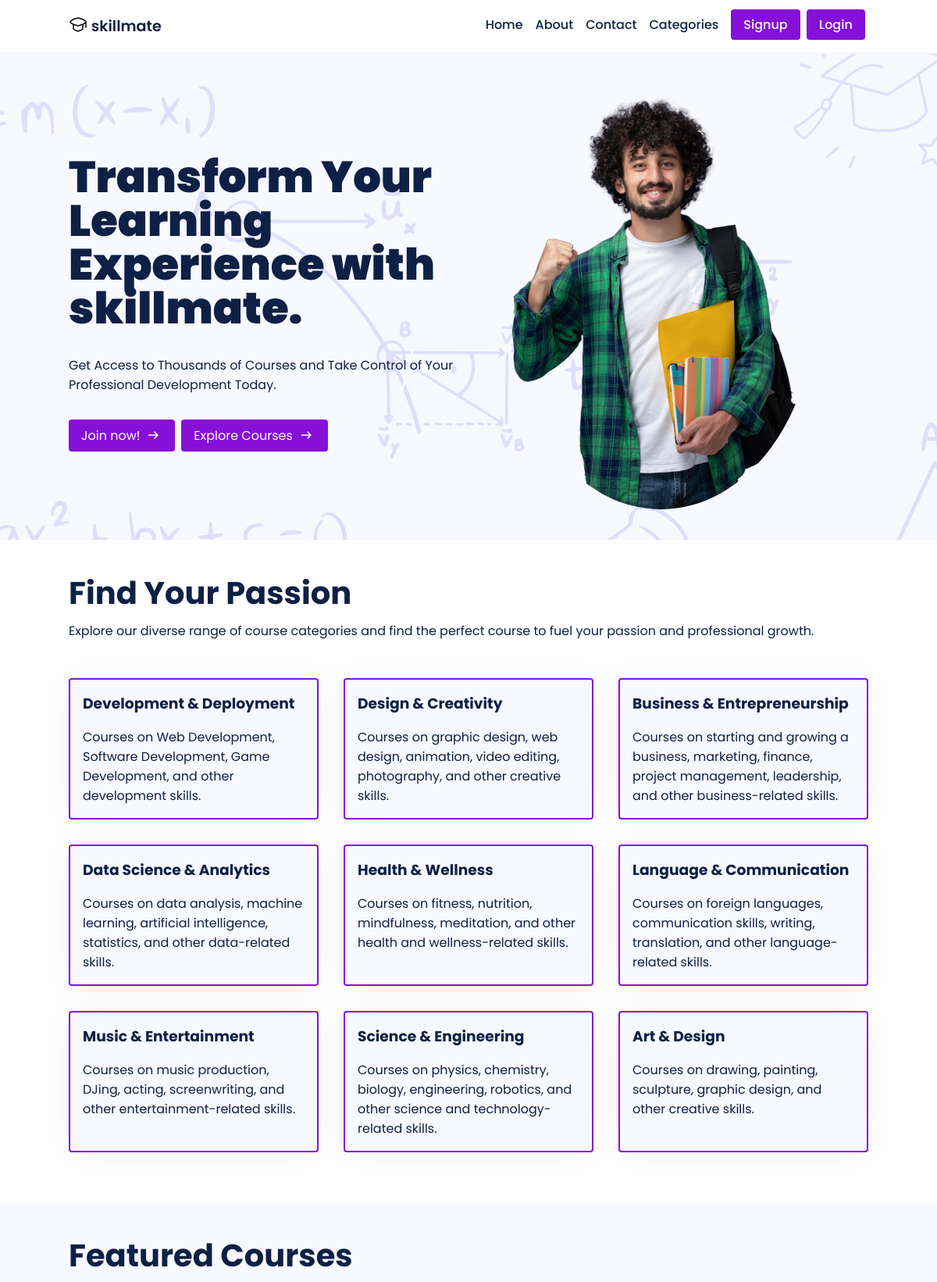
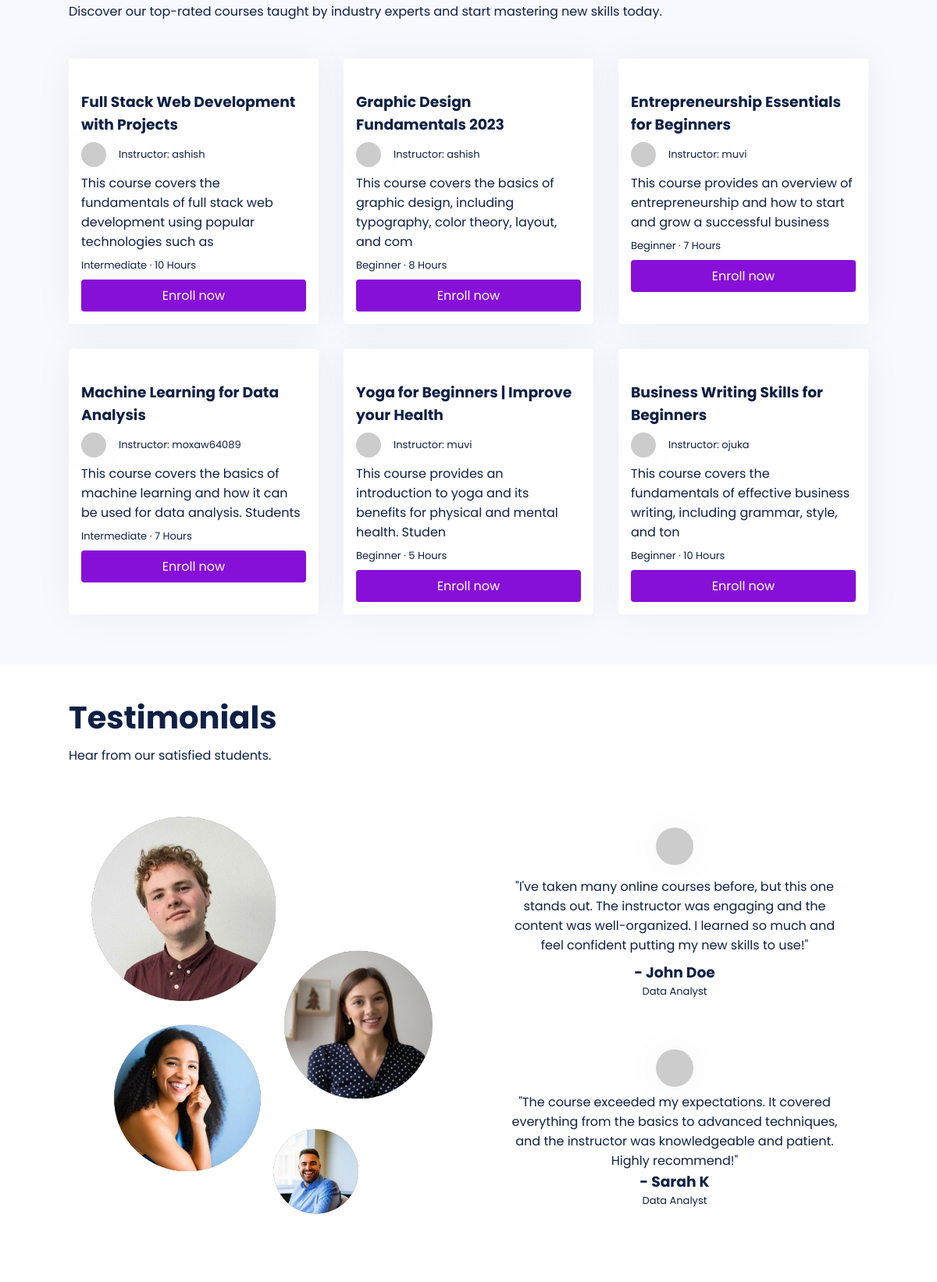
The page / (upper part) on the database its author committed (2 pictures, top to bottom).
### main/models.py (models this page shows, shortened)
class Course(models.Model):
    LEVEL_CHOICES = [
        ('Beginner', 'Beginner'),
        ('Intermediate', 'Intermediate'),
        ('Advanced', 'Advanced')
    ]
    id = models.AutoField(primary_key=True)
    title = models.CharField(max_length=255)
    slug = models.SlugField(unique=True)
    description = models.TextField()
    thumbnail = CloudinaryField('thumbnail')
    featured_video = CloudinaryField('featured_video')
    instructor = models.ForeignKey(User, on_delete=models.CASCADE, related_name='courses', default=None)
    created_at = models.DateTimeField(auto_now_add=True)
    updated_at = models.DateTimeField(auto_now=True)
    level = models.CharField(max_length=20, choices=LEVEL_CHOICES, default='Beginner')
    duration = models.CharField(max_length=10, default='0')
    category = models.CharField(max_length=255, default="uncategorized")
    price = models.DecimalField(max_digits=8, decimal_places=2, default=0.00)
    discount = models.DecimalField(max_digits=5, decimal_places=2, default=0.00)
    requirements = models.TextField(help_text='Enter the requirements for the course, separated by a comma.', default='')
    content = models.TextField(help_text='Enter the course content, separated by a comma.', default='')
    lesson_title = models.CharField(max_length=255, default='Lesson')
    lesson_video = CloudinaryField('lesson_video', null=True)
    students = models.ManyToManyField(User, related_name='enrolled_courses', blank=True)

### main/views.py (the view)
# urls.py: path('', views.index, name='home'),
def index(request):
    courses = Course.objects.all()[:6]
    return render(request, 'index.html', {'courses': courses})

### templates/index.html (shortened to what this page needs)
{% extends 'base.html' %}
{% load static %}
{% block content %}
<section class="hero-section">
    <div class="hero-content container">
        <div class="hero-text">
            <h1>Transform Your Learning Experience with skillmate.</h1>
            <p>Get Access to Thousands of Courses and Take Control of Your Professional Development Today.</p>
            <div style="display: flex; column-gap: .5rem; margin-top: 2rem;" class="hero-cta-btn">
                <a style="display: inline-flex; column-gap: .3rem;" class="btn" href="/accounts/signup">
                    Join now!
                </a>
                <a style="display: inline-flex; column-gap: .3rem;" class="btn" href="/courses">
                    Explore Courses
                </a>
            </div>
        </div>
        <div class="hero-img">
            <img src='{% static 'img/hero-image.webp' %}'>
        </div>
    </div>
</section>
<section class="home-course-categories">
    <div class="container home-course-categories-content">
        <h2>Find Your Passion</h2>
        <p style="margin: 1rem 0;">Explore our diverse range of course categories and find the perfect course to fuel your passion and professional growth.</p>
        <div class="course-categories">
            <div class="category">
                <h3>Development & Deployment</h3>
                <p style="margin-top: 1rem;">Courses on Web Development, Software Development, Game Development, and other development skills.</p>
                <a href="/courses/development">
                    <span class="link"></span>
                </a>
            </div>
            <div class="category">
                <h3>Design & Creativity</h3>
                <p style="margin-top: 1rem;">Courses on graphic design, web design, animation, video editing, photography, and other creative skills.</p>
                <a href="/courses/design">
                    <span class="link"></span>
                </a>
            </div>
            <div class="category">
                <h3>Business & Entrepreneurship</h3>
                <p style="margin-top: 1rem;">Courses on starting and growing a business, marketing, finance, project management, leadership, and other business-related skills.</p>
                <a href="/courses/business">
                    <span class="link"></span>
                </a>
            </div>
            <div class="category">
                <h3>Data Science & Analytics</h3>
                <p style="margin-top: 1rem;">Courses on data analysis, machine learning, artificial intelligence, statistics, and other data-related skills.</p>
                <a href="/courses/datascience">
                    <span class="link"></span>
                </a>
            </div>
            <div class="category">
                <h3>Health & Wellness</h3>
                <p style="margin-top: 1rem;">Courses on fitness, nutrition, mindfulness, meditation, and other health and wellness-related skills.</p>
                <a href="/courses/health">
                    <span class="link"></span>
                </a>
            </div>
            <div class="category">
                <h3>Language & Communication</h3>
                <p style="margin-top: 1rem;">Courses on foreign languages, communication skills, writing, translation, and other language-related skills.</p>
                <a href="/courses/communication">
                    <span class="link"></span>
                </a>
            </div>
            <div class="category">
                <h3>Music & Entertainment</h3>
                <p style="margin-top: 1rem;">Courses on music production, DJing, acting, screenwriting, and other entertainment-related skills.</p>
                <a href="/courses/entertainment">
                    <span class="link"></span>
                </a>
            </div>
            <div class="category">
                <h3>Science & Engineering</h3>
                <p style="margin-top: 1rem;">Courses on physics, chemistry, biology, engineering, robotics, and other science and technology-related skills.</p>
                <a href="/courses/science">
                    <span class="link"></span>
                </a>
            </div>
            <div class="category">
                <h3>Art & Design</h3>
                <p style="margin-top: 1rem;">Courses on drawing, painting, sculpture, graphic design, and other creative skills.</p>
                <a href="/courses/artdesign">
                    <span class="link"></span>
                </a>
            </div>
        </div>
    </div>
</section>
<section class="home-featured-courses">
    <div class="container home-featured-courses-content">
        <h2>Featured Courses</h2>
        <p style="margin: 1rem 0;">Discover our top-rated courses taught by industry experts and start mastering new skills today.</p>
        <div class="courses">
            {% for course in courses|slice:6 %}
<div class="course">
    <div class="course-thumbnail">
    </div>
    <div class="course-details">
        <a href="{% url 'course_details' instructor=course.instructor slug=course.slug %}"><h3>{{ course.title|slice:":80" }}</h3></a>
        <p style="display: inline-flex; column-gap: 1rem; justify-content: center; align-items: center;" class="instructor">
            <img class="instructor-img" src="https://api.dicebear.com/5.x/shapes/svg?seed={{ course.instructor }}">
            Instructor: {{ course.instructor }}
        </p>
        <p class="course-desc">{{ course.description|slice:":100" }}</p>
        <p class="course-lvl-time">
            {{ course.level }} &middot; {{ course.duration }} Hours
        </p>
        <a href="{% url 'course_details' instructor=course.instructor slug=course.slug %}" class="btn enroll-btn">Enroll now</a>
    </div>
</div>
{% endfor %}
        </div>
    </div>
</section>
<section class="home-testimonials">
    <div class="container home-testimonials-content">
        <h2>Testimonials</h2>
        <p style="margin: 1rem 0;">Hear from our satisfied students.</p>
        <div class="testimonial-grid">
        <img src='{% static 'img/testimonial-img.webp' %}'>
        <div class="testimonial-container">
            <div id="testimonial-0" class="testimonial">
                <img src="https://api.dicebear.com/5.x/shapes/svg?seed=JohnDoe">
                <p style=" margin: .5rem 0;">"I've taken many online courses before, but this one stands out. The instructor was engaging and the content was well-organized. I learned so much and feel confident putting my new skills to use!"</p>
                <h3>- John Doe</h3>
                <p style="font-size: small;">Data Analyst</p>
            </div>
            <div id="testimonial-1" class="testimonial">
                <img src="https://api.dicebear.com/5.x/shapes/svg?seed=Felix">
                <p>"The course exceeded my expectations. It covered everything from the basics to advanced techniques, and the instructor was knowledgeable and patient. Highly recommend!"</p>
                <h3>- Sarah K</h3>
                <p style="font-size: small;">Data Analyst</p>
            </div>
        </div>
        </div>
    </div>
</section>
{% endblock content %}

### templates/base.html (shortened to what this page needs)
{% load static %}
<!DOCTYPE html>
<html lang="en">
<head>
    <link rel="stylesheet" href="{% static 'css/style.css' %}">
</head>
<body>
    <header>
        <nav class='container'>
            <span>
                <a href='/'>
                    <div style='display: flex; justify-content: baseline; column-gap: .3rem'>
                    <span>skillmate</span>
                    </div>
                </a>
            </span>
            <ul>
                <li><a href = '/'>Home</a></li>
                <li><a href = '/about'>About</a></li>
                <li><a href = '/contact'>Contact</a></li>
                <li>
                    <a style="display: flex;" class="desktop-categories-btn" href="javascript:void(0);">
                        Categories
                    </a>
                </li>
                <li>
                    {% if user.is_authenticated %}
                    <a class='btn' href='/dashboard/home'>Dashboard</a>&nbsp
                    {% else %}
                    <a class='btn' href='/signup'>Signup</a>&nbsp
                    {% endif %}
                    {% if user.is_authenticated %}
                    <a class='btn' href='/accounts/logout/'>Logout</a>
                    {% else %}
                    <a class='btn' href='/accounts/login/'>Login</a>&nbsp
                    {% endif %}
                </li>
            </ul>
        </nav>
    </header>
    <main>{% block content %}{% endblock content %}</main>
</body>
</html>

### static/css/style.css (style rules this page uses)
* { font-family: 'Poppins'; margin: 0; padding: 0; box-sizing: border-box; scroll-behavior: smooth; scroll-padding-top: 2rem; }
body { color: #0e2045; background: #fff; display: flex; flex-direction: column; min-height: 100vh; }
main { flex: 1; }
img { width: 100%; }
section { padding: 3rem 0 2rem; }
a { text-decoration: none; color: #0e2045; }
.btn { background-color: #8710d8; border-radius: 4px; padding: .5rem 1rem; border: none; color: #fff; transition: transform .2s ease-in-out; }
.container { max-width: 1024px; margin: auto; width: 100%; }
header { border-bottom: 2px solid #f8f8ff; }
nav { display: flex; justify-content: space-between; padding: 1.2rem 0; font-weight: 500; }
nav span { font-size: 1.2rem; font-weight: 600; }
nav ul { display: flex; column-gap: 1rem; justify-content: baseline; }
nav li { list-style: none; }
.hero-section { background: url("/static/img/hero-bg.webp") 50% 0 no-repeat fixed, #f8f8ff; }
.hero-content { display: grid; grid-template-columns: repeat(auto-fit, minmax(200px, 1fr)); grid-gap: 2rem; align-items: center; }
.hero-text h1 { font-size: 3.5rem; line-height: 3.5rem; font-weight: 900; margin-bottom: 2rem; }
.hero-img img { margin-left: 2rem; max-width: 80%; height: auto; border-radius: 50%; }
.home-course-categories h2 { font-size: 2.5rem; line-height: 2.5rem; }
.course-categories { display: grid; grid-template-columns: repeat(auto-fit, minmax(calc(33.33% - 2rem), 1fr)); grid-gap: 2rem; padding: 2rem 0; }
.category { background-color: #f8f8ff; box-shadow: 0 0 50px rgba(0, 0, 0, 0.05); padding: 1rem; border-radius: 4px; border: 2px solid #8710d8; position: relative; }
.link { position:absolute; width:100%; height:100%; top:0; left: 0; z-index: 1; }
.home-featured-courses { background-color: #f8f8ff; }
.home-featured-courses h2 { font-size: 2.5rem; line-height: 2.5rem; }
.courses { display: grid; grid-template-columns: repeat(auto-fit, minmax(calc(33.33% - 2rem), 1fr)); grid-gap: 2rem; padding: 2rem 0; }
.course { background-color: #fff; color: #0e2045; box-shadow: 0 0 50px rgba(0, 0, 0, 0.05); border-radius: 4px; position: relative; }
.course img { max-width: 100%; padding: 0; border-top-right-radius: 4px; border-top-left-radius: 4px; }
.course-details { padding: 1rem; }
.course-details .instructor-img { height: 2rem; width: 2rem; border-radius: 50%; box-shadow: 0 0 50px rgba(0, 0, 0, 0.05); }
.course-details .instructor, .course-details .course-lvl-time { margin: .5rem 0; font-size: small; }
.course-details .enroll-btn { display: block; width: 100%; text-align: center; }
.testimonial-grid { display: grid; grid-template-columns: repeat(2, 1fr); grid-gap: 2rem; padding: 2rem 0; }
.home-testimonials-content h2 { font-size: 2.5rem; line-height: 2.5rem; }
.testimonial-container { display: flex; flex-direction: column; }
.testimonial { padding: 2rem; border-radius: 4px; text-align: center; }
.testimonial img { width: 3rem; height: 3rem; border-radius: 50%; box-shadow: 0 0 50px rgba(0, 0, 0, 0.05); }

### rows shown on the page
Course: title "Full Stack Web Development with Projects", instructor "ashish", description "This course covers the fundamentals of full stack web development using popular technologies such as", level "Intermediate", duration "10"
Course: title "Graphic Design Fundamentals 2023", instructor "ashish", description "This course covers the basics of graphic design, including typography, color theory, layout, and com", level "Beginner", duration "8"
Course: title "Entrepreneurship Essentials for Beginners", instructor "muvi", description "This course provides an overview of entrepreneurship and how to start and grow a successful business", level "Beginner", duration "7"
Course: title "Machine Learning for Data Analysis", instructor "moxaw64089", description "This course covers the basics of machine learning and how it can be used for data analysis. Students", level "Intermediate", duration "7"
Course: title "Yoga for Beginners | Improve your Health", instructor "muvi", description "This course provides an introduction to yoga and its benefits for physical and mental health. Studen", level "Beginner", duration "5"
Course: title "Business Writing Skills for Beginners", instructor "ojuka", description "This course covers the fundamentals of effective business writing, including grammar, style, and ton", level "Beginner", duration "10"
